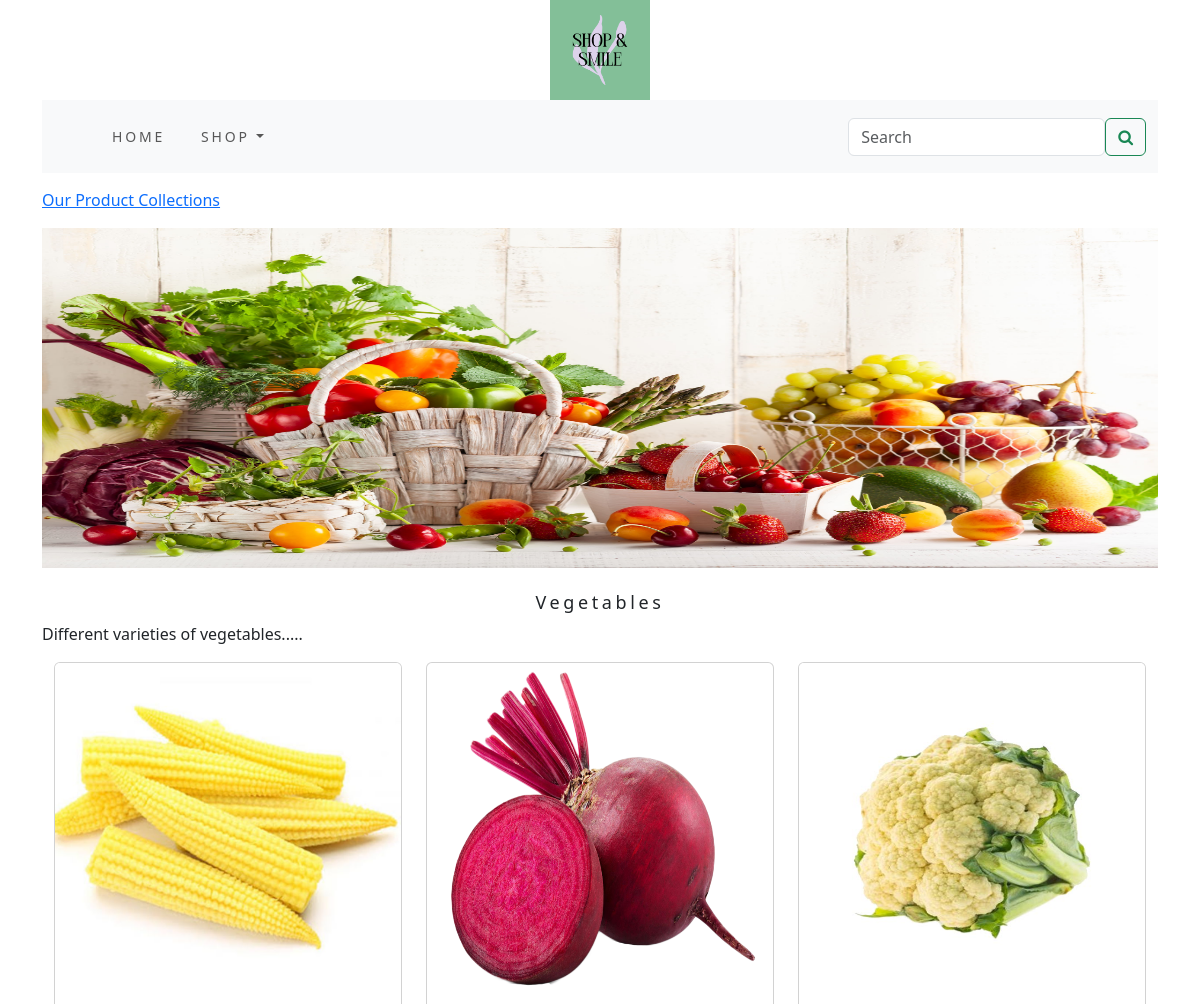
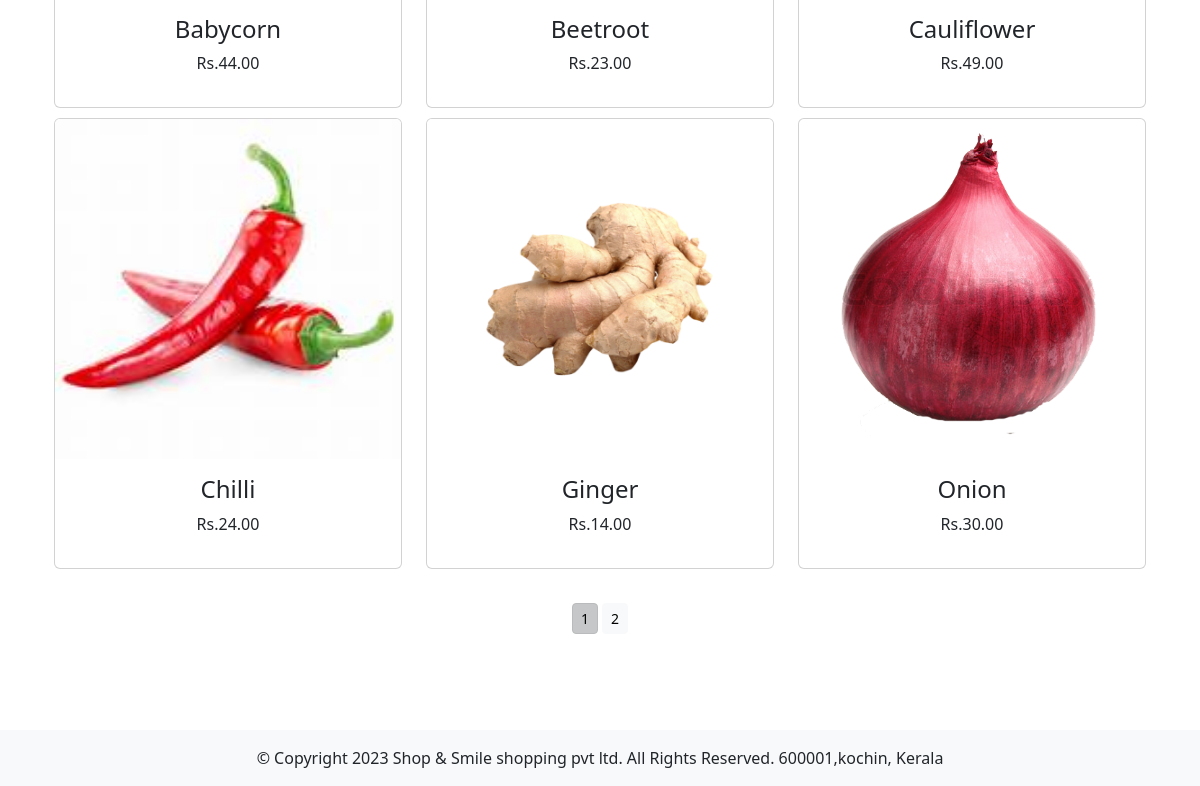
Page /Vegetables/ on the committed database (2 pictures, top to bottom).
### shop/models.py (models this page shows, shortened)
class Category(models.Model):
    name = models.CharField(max_length=250, unique=True)
    slug = models.SlugField(max_length=250, unique=True)
    description = models.TextField()
    image = models.ImageField(upload_to='category', blank=True)
    class Meta:
        ordering = ('name',)
        verbose_name = 'category'
        verbose_name_plural = 'categories'
    def get_url(self):
        return reverse('shop:products_by_category', args=[self.slug])

class Product(models.Model):
    name = models.CharField(max_length=250, unique=True)
    slug = models.SlugField(max_length=250, unique=True)
    description = models.TextField(blank=True)
    price = models.DecimalField(max_digits=10, decimal_places=2)
    category = models.ForeignKey(Category, on_delete=models.CASCADE)
    image = models.ImageField(upload_to='product', blank=True)
    stock = models.IntegerField()
    available = models.BooleanField(default=True)
    created = models.DateTimeField(auto_now_add=True)
    updated = models.DateTimeField(auto_now=True)
    def get_url(self):
        return reverse('shop:prodCatdetail', args=[self.category.slug, self.slug])
    class Meta:
        ordering = ('name',)
        verbose_name = 'product'
        verbose_name_plural = 'products'

### shop/views.py (the view)
# urls.py: path('', views.allProdcat, name='allProdcat'),
def allProdcat(request, c_slug=None):
    c_page = None
    products_list = None
    if c_slug != None:
        c_page = get_object_or_404(Category, slug=c_slug)
        products_list = Product.objects.all().filter(category=c_page, available=True)
    else:
        products_list = Product.objects.all().filter(available=True)
    paginator = Paginator(products_list, 6)
    try:
        page = int(request.GET.get('page', '1'))
    except:
        page = 1
    try:
        products = paginator.page(page)
    except(EmptyPage, InvalidPage):
        products = paginator.page(paginator.num_pages)
    return render(request, "category.html", {'category': c_page, 'products': products})

### cart/context_processors.py (called while the page is built)
def counter(request):
    item_count = 0
    if 'admin' in request.path:
        return {}
    else:
        try:
            cart = Cart.objects.filter(cart_id=cart_id(request))
            cart_items = CartItem.objects.all().filter(cart=cart[:1])
            for cart_item in cart_items:
                item_count += cart_item.quantity
        except Cart.DoesNotExist:
            item_count = 0
    return dict(item_count=item_count)

### cart/views.py (called while the page is built)
def cart_id(request):
    cart = request.session.session_key
    if not cart:
        cart = request.session.create()
    return cart

### shop/context_processors.py (called while the page is built)
def menu_links(request):
    links=Category.objects.all()
    return dict(links=links)

### templates/category.html (shortened to what this page needs)
{% extends 'base.html' %}
{% load static %}
{% block content %}
    {% if category %}
       <div>
           <div class="row my_row_class">
               <div class="mx-auto">
               <p><a href="{% url 'shop:allProdcat' %}">Our Product Collections</a></p>
           </div>
               </div>
       </div>
    {% endif %}
       <div class="mx-auto">
    {% if category %}
           <img class="my_image" src="{{category.image.url}}" alt="{{category.name}}" width="250px" height="250px">
       </div>
       <br>
       <div>
           <h1 class="text-center my_title">{{category.name}}</h1>
           <p class="text-justify">{{category.description}}</p>
       </div>
    {% endif %}
    <div class="container">
        <div class="row mx_auto">
            {% for product in products.object_list %}
            <div class="my_bottom_margin col-9 col-sm-12 col-md-4 col-lg-4">
                <div class="card text-center" style="min-width:18rem;">
                    <a href="{{product.get_url}}"><img class="card-img-top my_image" src="{{product.image.url}}" alt="{{product.name}}" width="250px" height="250px"></a>
                    <div class="card-body">
                        <h4>{{product.name}}</h4>
                        <p>Rs.{{product.price}}</p>
                    </div>
                </div>
            </div>
            {% endfor %}
        </div>
        <div class="mx-auto">
            {% if products.paginator.num_pages > 1 %}
            <br>
            <div class="text-center">
                {% for pg in products.paginator.page_range %}
                <a href="?page={{pg}}" class="btn btn-light btn-sm {% if products.number == pg %} active {% endif %}">{{pg}}</a>
            {% endfor %}
            </div>
            {% endif %}
        </div>
        <br>
    </div>
{% endblock %}

### static/css/custom.css (style rules this page uses)
body { font-family: 'Roboto', sans-serif; min-height: 100vh; }
.my_row_class { padding-top: 15px; }
.my_image { width:100%; height:340px; }
.my_title { font-size: 18px; text_transform:uppercase; letter-spacing: .2em; }
.my_bottom_margin { margin-bottom:10px; }

### rows in the picture
Category: image (picture), name "Vegetables", description "Different varieties of vegetables....."
Product: image (picture), name "Babycorn", price "44.00"
Product: image (picture), name "Beetroot", price "23.00"
Product: image (picture), name "Cauliflower", price "49.00"
Product: image (picture), name "Chilli", price "24.00"
Product: image (picture), name "Ginger", price "14.00"
Product: image (picture), name "Onion", price "30.00"

### other values in the picture
{{ pg }} "1" "2"
